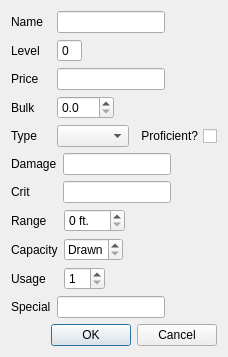
<?xml version="1.0" encoding="UTF-8"?>
<ui version="4.0">
 <class>WeaponDialog</class>
 <widget class="QDialog" name="WeaponDialog">
  <property name="geometry">
   <rect>
    <x>0</x>
    <y>0</y>
    <width>207</width>
    <height>353</height>
   </rect>
  </property>
  <property name="windowTitle">
   <string>New Weapon</string>
  </property>
  <layout class="QFormLayout" name="formLayout_2">
   <property name="fieldGrowthPolicy">
    <enum>QFormLayout::FieldsStayAtSizeHint</enum>
   </property>
   <item row="0" column="0">
    <widget class="QLabel" name="name_label">
     <property name="text">
      <string>Name</string>
     </property>
     <property name="buddy">
      <cstring>name_lineEdit</cstring>
     </property>
    </widget>
   </item>
   <item row="0" column="1">
    <widget class="QLineEdit" name="name_lineEdit"/>
   </item>
   <item row="1" column="0">
    <widget class="QLabel" name="level_label">
     <property name="text">
      <string>Level</string>
     </property>
     <property name="buddy">
      <cstring>level_spinBox</cstring>
     </property>
    </widget>
   </item>
   <item row="1" column="1">
    <widget class="QSpinBox" name="level_spinBox">
     <property name="buttonSymbols">
      <enum>QAbstractSpinBox::NoButtons</enum>
     </property>
     <property name="maximum">
      <number>20</number>
     </property>
    </widget>
   </item>
   <item row="2" column="0">
    <widget class="QLabel" name="price_label">
     <property name="text">
      <string>Price</string>
     </property>
     <property name="buddy">
      <cstring>price_lineEdit</cstring>
     </property>
    </widget>
   </item>
   <item row="2" column="1">
    <widget class="QLineEdit" name="price_lineEdit">
     <property name="sizePolicy">
      <sizepolicy hsizetype="Preferred" vsizetype="Fixed">
       <horstretch>0</horstretch>
       <verstretch>0</verstretch>
      </sizepolicy>
     </property>
    </widget>
   </item>
   <item row="3" column="0">
    <widget class="QLabel" name="bulk_label">
     <property name="text">
      <string>Bulk</string>
     </property>
     <property name="buddy">
      <cstring>bulk_doubleSpinBox</cstring>
     </property>
    </widget>
   </item>
   <item row="3" column="1">
    <widget class="QDoubleSpinBox" name="bulk_doubleSpinBox">
     <property name="decimals">
      <number>1</number>
     </property>
    </widget>
   </item>
   <item row="4" column="0">
    <widget class="QLabel" name="type_label">
     <property name="text">
      <string>Type</string>
     </property>
     <property name="buddy">
      <cstring>type_comboBox</cstring>
     </property>
    </widget>
   </item>
   <item row="4" column="1">
    <layout class="QHBoxLayout" name="horizontalLayout_2">
     <item>
      <widget class="QComboBox" name="type_comboBox"/>
     </item>
     <item>
      <widget class="QCheckBox" name="proficiency_checkBox">
       <property name="layoutDirection">
        <enum>Qt::RightToLeft</enum>
       </property>
       <property name="text">
        <string>Proficient?</string>
       </property>
      </widget>
     </item>
    </layout>
   </item>
   <item row="5" column="0" colspan="2">
    <widget class="QWidget" name="damage_fields" native="true">
     <layout class="QFormLayout" name="formLayout_3">
      <property name="fieldGrowthPolicy">
       <enum>QFormLayout::FieldsStayAtSizeHint</enum>
      </property>
      <property name="leftMargin">
       <number>0</number>
      </property>
      <property name="topMargin">
       <number>0</number>
      </property>
      <property name="rightMargin">
       <number>0</number>
      </property>
      <property name="bottomMargin">
       <number>0</number>
      </property>
      <item row="0" column="0">
       <widget class="QLabel" name="damage_label">
        <property name="text">
         <string>Damage</string>
        </property>
       </widget>
      </item>
      <item row="0" column="1">
       <widget class="QLineEdit" name="damage_lineEdit"/>
      </item>
      <item row="1" column="0">
       <widget class="QLabel" name="crit_label">
        <property name="text">
         <string>Crit</string>
        </property>
       </widget>
      </item>
      <item row="1" column="1">
       <widget class="QLineEdit" name="crit_lineEdit"/>
      </item>
     </layout>
    </widget>
   </item>
   <item row="6" column="0" colspan="2">
    <widget class="QWidget" name="rangedWeapon_fields" native="true">
     <layout class="QFormLayout" name="formLayout">
      <property name="fieldGrowthPolicy">
       <enum>QFormLayout::FieldsStayAtSizeHint</enum>
      </property>
      <property name="leftMargin">
       <number>0</number>
      </property>
      <property name="topMargin">
       <number>0</number>
      </property>
      <property name="rightMargin">
       <number>0</number>
      </property>
      <property name="bottomMargin">
       <number>0</number>
      </property>
      <item row="0" column="0">
       <widget class="QLabel" name="range_label">
        <property name="text">
         <string>Range</string>
        </property>
       </widget>
      </item>
      <item row="0" column="1">
       <widget class="QSpinBox" name="range_spinBox">
        <property name="suffix">
         <string> ft.</string>
        </property>
        <property name="maximum">
         <number>200</number>
        </property>
        <property name="singleStep">
         <number>5</number>
        </property>
       </widget>
      </item>
      <item row="2" column="1">
       <widget class="QSpinBox" name="capacity_spinBox">
        <property name="specialValueText">
         <string>Drawn</string>
        </property>
        <property name="maximum">
         <number>100</number>
        </property>
       </widget>
      </item>
      <item row="4" column="1">
       <widget class="QSpinBox" name="usage_spinBox">
        <property name="minimum">
         <number>1</number>
        </property>
       </widget>
      </item>
      <item row="2" column="0">
       <widget class="QLabel" name="capacity_label">
        <property name="text">
         <string>Capacity</string>
        </property>
       </widget>
      </item>
      <item row="4" column="0">
       <widget class="QLabel" name="usage_label">
        <property name="text">
         <string>Usage</string>
        </property>
       </widget>
      </item>
     </layout>
    </widget>
   </item>
   <item row="7" column="0">
    <widget class="QLabel" name="specialLabel">
     <property name="text">
      <string>Special</string>
     </property>
    </widget>
   </item>
   <item row="7" column="1">
    <widget class="QLineEdit" name="special_lineEdit"/>
   </item>
   <item row="8" column="0" colspan="2">
    <widget class="QDialogButtonBox" name="buttonBox">
     <property name="standardButtons">
      <set>QDialogButtonBox::Cancel|QDialogButtonBox::Ok</set>
     </property>
    </widget>
   </item>
  </layout>
 </widget>
 <layoutdefault spacing="6" margin="11"/>
 <resources/>
 <connections>
  <connection>
   <sender>buttonBox</sender>
   <signal>accepted()</signal>
   <receiver>WeaponDialog</receiver>
   <slot>accept()</slot>
   <hints>
    <hint type="sourcelabel">
     <x>137</x>
     <y>215</y>
    </hint>
    <hint type="destinationlabel">
     <x>112</x>
     <y>224</y>
    </hint>
   </hints>
  </connection>
  <connection>
   <sender>buttonBox</sender>
   <signal>rejected()</signal>
   <receiver>WeaponDialog</receiver>
   <slot>reject()</slot>
   <hints>
    <hint type="sourcelabel">
     <x>103</x>
     <y>215</y>
    </hint>
    <hint type="destinationlabel">
     <x>4</x>
     <y>224</y>
    </hint>
   </hints>
  </connection>
 </connections>
</ui>
